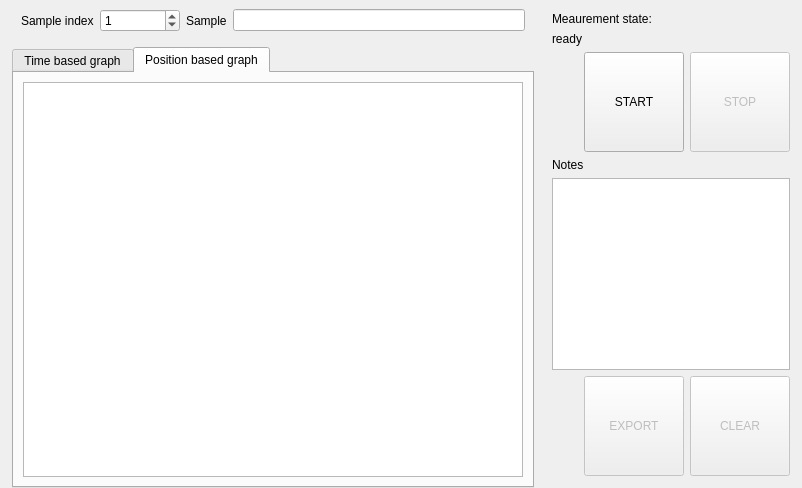
         <widget class="QWidget" name="Measure">
          <layout class="QVBoxLayout" name="verticalLayout_19">
           <property name="spacing">
            <number>0</number>
           </property>
           <property name="leftMargin">
            <number>12</number>
           </property>
           <property name="topMargin">
            <number>0</number>
           </property>
           <property name="rightMargin">
            <number>0</number>
           </property>
           <property name="bottomMargin">
            <number>0</number>
           </property>
           <item>
            <widget class="QFrame" name="frame">
             <layout class="QVBoxLayout" name="verticalLayout_18">
              <property name="spacing">
               <number>0</number>
              </property>
              <property name="leftMargin">
               <number>0</number>
              </property>
              <property name="topMargin">
               <number>0</number>
              </property>
              <property name="rightMargin">
               <number>0</number>
              </property>
              <property name="bottomMargin">
               <number>0</number>
              </property>
              <item>
               <widget class="QFrame" name="frame">
                <layout class="QHBoxLayout" name="horizontalLayout_8">
                 <property name="spacing">
                  <number>6</number>
                 </property>
                 <property name="leftMargin">
                  <number>0</number>
                 </property>
                 <property name="topMargin">
                  <number>0</number>
                 </property>
                 <property name="rightMargin">
                  <number>0</number>
                 </property>
                 <property name="bottomMargin">
                  <number>0</number>
                 </property>
                 <item>
                  <widget class="QFrame" name="frame">
                   <property name="autoFillBackground">
                    <bool>false</bool>
                   </property>
                   <property name="styleSheet">
                    <string notr="true"/>
                   </property>
                   <layout class="QVBoxLayout" name="verticalLayout_16">
                    <property name="leftMargin">
                     <number>0</number>
                    </property>
                    <property name="topMargin">
                     <number>0</number>
                    </property>
                    <property name="rightMargin">
                     <number>12</number>
                    </property>
                    <property name="bottomMargin">
                     <number>0</number>
                    </property>
                    <item>
                     <widget class="QFrame" name="frame">
                      <layout class="QHBoxLayout" name="horizontalLayout_2">
                       <item>
                        <widget class="QLabel" name="label_10">
                         <property name="text">
                          <string>Sample index</string>
                         </property>
                        </widget>
                       </item>
                       <item>
                        <widget class="QSpinBox" name="numSampleIndex">
                         <property name="minimumSize">
                          <size>
                           <width>80</width>
                           <height>0</height>
                          </size>
                         </property>
                         <property name="maximum">
                          <number>9999</number>
                         </property>
                         <property name="value">
                          <number>1</number>
                         </property>
                        </widget>
                       </item>
                       <item>
                        <widget class="QLabel" name="label_8">
                         <property name="text">
                          <string>Sample</string>
                         </property>
                        </widget>
                       </item>
                       <item>
                        <widget class="QLineEdit" name="inputExperimentSample">
                         <property name="minimumSize">
                          <size>
                           <width>150</width>
                           <height>0</height>
                          </size>
                         </property>
                        </widget>
                       </item>
                      </layout>
                     </widget>
                    </item>
                    <item>
                     <widget class="QTabWidget" name="tabWidget">
                      <property name="currentIndex">
                       <number>1</number>
                      </property>
                      <widget class="QWidget" name="tab">
                       <attribute name="title">
                        <string>Time based graph</string>
                       </attribute>
                       <layout class="QVBoxLayout" name="verticalLayout_15">
                        <item>
                         <widget class="PlotWidget" name="graphTimeBased">
                          <property name="minimumSize">
                           <size>
                            <width>500</width>
                            <height>0</height>
                           </size>
                          </property>
                         </widget>
                        </item>
                       </layout>
                      </widget>
                      <widget class="QWidget" name="tab_3">
                       <attribute name="title">
                        <string>Position based graph</string>
                       </attribute>
                       <layout class="QVBoxLayout" name="verticalLayout_14">
                        <item>
                         <widget class="PlotWidget" name="graphPosBased">
                          <property name="sizePolicy">
                           <sizepolicy hsizetype="Expanding" vsizetype="Expanding">
                            <horstretch>0</horstretch>
                            <verstretch>0</verstretch>
                           </sizepolicy>
                          </property>
                          <property name="minimumSize">
                           <size>
                            <width>500</width>
                            <height>300</height>
                           </size>
                          </property>
                         </widget>
                        </item>
                       </layout>
                      </widget>
                     </widget>
                    </item>
                   </layout>
                  </widget>
                 </item>
                 <item>
                  <widget class="QWidget" name="widget" native="true">
                   <property name="sizePolicy">
                    <sizepolicy hsizetype="Minimum" vsizetype="Preferred">
                     <horstretch>0</horstretch>
                     <verstretch>0</verstretch>
                    </sizepolicy>
                   </property>
                   <property name="maximumSize">
                    <size>
                     <width>250</width>
                     <height>16777215</height>
                    </size>
                   </property>
                   <property name="baseSize">
                    <size>
                     <width>200</width>
                     <height>0</height>
                    </size>
                   </property>
                   <layout class="QVBoxLayout" name="verticalLayout_17">
                    <property name="leftMargin">
                     <number>0</number>
                    </property>
                    <property name="topMargin">
                     <number>12</number>
                    </property>
                    <property name="rightMargin">
                     <number>12</number>
                    </property>
                    <property name="bottomMargin">
                     <number>12</number>
                    </property>
                    <item>
                     <widget class="QLabel" name="label_11">
                      <property name="text">
                       <string>Meaurement state:</string>
                      </property>
                     </widget>
                    </item>
                    <item>
                     <widget class="QLabel" name="lMeasurementState">
                      <property name="text">
                       <string>ready</string>
                      </property>
                     </widget>
                    </item>
                    <item>
                     <widget class="QFrame" name="frame">
                      <layout class="QHBoxLayout" name="horizontalLayout_6">
                       <property name="leftMargin">
                        <number>0</number>
                       </property>
                       <property name="topMargin">
                        <number>0</number>
                       </property>
                       <property name="rightMargin">
                        <number>0</number>
                       </property>
                       <property name="bottomMargin">
                        <number>0</number>
                       </property>
                       <item>
                        <spacer name="horizontalSpacer">
                         <property name="orientation">
                          <enum>Qt::Horizontal</enum>
                         </property>
                         <property name="sizeHint" stdset="0">
                          <size>
                           <width>40</width>
                           <height>20</height>
                          </size>
                         </property>
                        </spacer>
                       </item>
                       <item>
                        <widget class="QPushButton" name="buttonStartStop">
                         <property name="sizePolicy">
                          <sizepolicy hsizetype="Minimum" vsizetype="Minimum">
                           <horstretch>0</horstretch>
                           <verstretch>0</verstretch>
                          </sizepolicy>
                         </property>
                         <property name="minimumSize">
                          <size>
                           <width>100</width>
                           <height>100</height>
                          </size>
                         </property>
                         <property name="maximumSize">
                          <size>
                           <width>100</width>
                           <height>100</height>
                          </size>
                         </property>
                         <property name="text">
                          <string>START</string>
                         </property>
                        </widget>
                       </item>
                       <item>
                        <widget class="QPushButton" name="buttonStop">
                         <property name="enabled">
                          <bool>false</bool>
                         </property>
                         <property name="sizePolicy">
                          <sizepolicy hsizetype="Minimum" vsizetype="Minimum">
                           <horstretch>0</horstretch>
                           <verstretch>0</verstretch>
                          </sizepolicy>
                         </property>
                         <property name="minimumSize">
                          <size>
                           <width>100</width>
                           <height>100</height>
                          </size>
                         </property>
                         <property name="maximumSize">
                          <size>
                           <width>100</width>
                           <height>100</height>
                          </size>
                         </property>
                         <property name="text">
                          <string>STOP</string>
                         </property>
                         <property name="checkable">
                          <bool>false</bool>
                         </property>
                        </widget>
                       </item>
                      </layout>
                     </widget>
                    </item>
                    <item>
                     <widget class="QLabel" name="label_15">
                      <property name="text">
                       <string>Notes</string>
                      </property>
                     </widget>
                    </item>
                    <item>
                     <widget class="QTextEdit" name="inputExperimentNotes">
                      <property name="sizePolicy">
                       <sizepolicy hsizetype="Fixed" vsizetype="Expanding">
                        <horstretch>0</horstretch>
                        <verstretch>0</verstretch>
                       </sizepolicy>
                      </property>
                      <property name="maximumSize">
                       <size>
                        <width>300</width>
                        <height>16777215</height>
                       </size>
                      </property>
                     </widget>
                    </item>
                    <item>
                     <widget class="QFrame" name="frame">
                      <layout class="QHBoxLayout" name="horizontalLayout_7">
                       <property name="leftMargin">
                        <number>0</number>
                       </property>
                       <property name="topMargin">
                        <number>0</number>
                       </property>
                       <property name="rightMargin">
                        <number>0</number>
                       </property>
                       <property name="bottomMargin">
                        <number>0</number>
                       </property>
                       <item>
                        <spacer name="horizontalSpacer_2">
                         <property name="orientation">
                          <enum>Qt::Horizontal</enum>
                         </property>
                         <property name="sizeHint" stdset="0">
                          <size>
                           <width>40</width>
                           <height>20</height>
                          </size>
                         </property>
                        </spacer>
                       </item>
                       <item>
                        <widget class="QPushButton" name="butExport">
                         <property name="enabled">
                          <bool>false</bool>
                         </property>
                         <property name="sizePolicy">
                          <sizepolicy hsizetype="Minimum" vsizetype="Minimum">
                           <horstretch>0</horstretch>
                           <verstretch>0</verstretch>
                          </sizepolicy>
                         </property>
                         <property name="minimumSize">
                          <size>
                           <width>100</width>
                           <height>100</height>
                          </size>
                         </property>
                         <property name="maximumSize">
                          <size>
                           <width>100</width>
                           <height>100</height>
                          </size>
                         </property>
                         <property name="text">
                          <string>EXPORT</string>
                         </property>
                        </widget>
                       </item>
                       <item>
                        <widget class="QPushButton" name="butClear">
                         <property name="enabled">
                          <bool>false</bool>
                         </property>
                         <property name="sizePolicy">
                          <sizepolicy hsizetype="Minimum" vsizetype="Minimum">
                           <horstretch>0</horstretch>
                           <verstretch>0</verstretch>
                          </sizepolicy>
                         </property>
                         <property name="minimumSize">
                          <size>
                           <width>100</width>
                           <height>100</height>
                          </size>
                         </property>
                         <property name="maximumSize">
                          <size>
                           <width>100</width>
                           <height>100</height>
                          </size>
                         </property>
                         <property name="text">
                          <string>CLEAR</string>
                         </property>
                        </widget>
                       </item>
                      </layout>
                     </widget>
                    </item>
                   </layout>
                  </widget>
                 </item>
                </layout>
               </widget>
              </item>
             </layout>
            </widget>
           </item>
          </layout>
         </widget>
